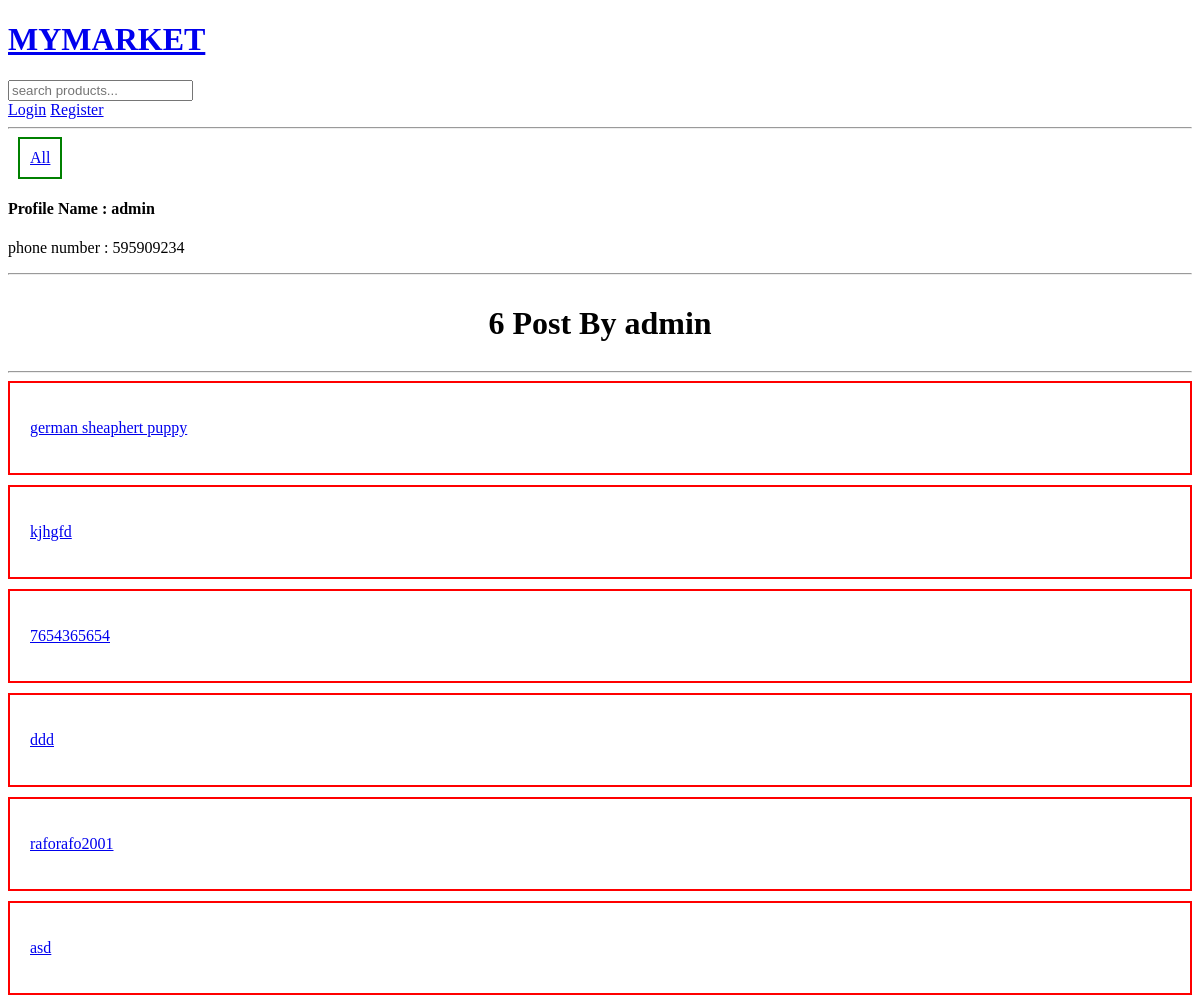
Page /profile/2/ on the earlier database version.
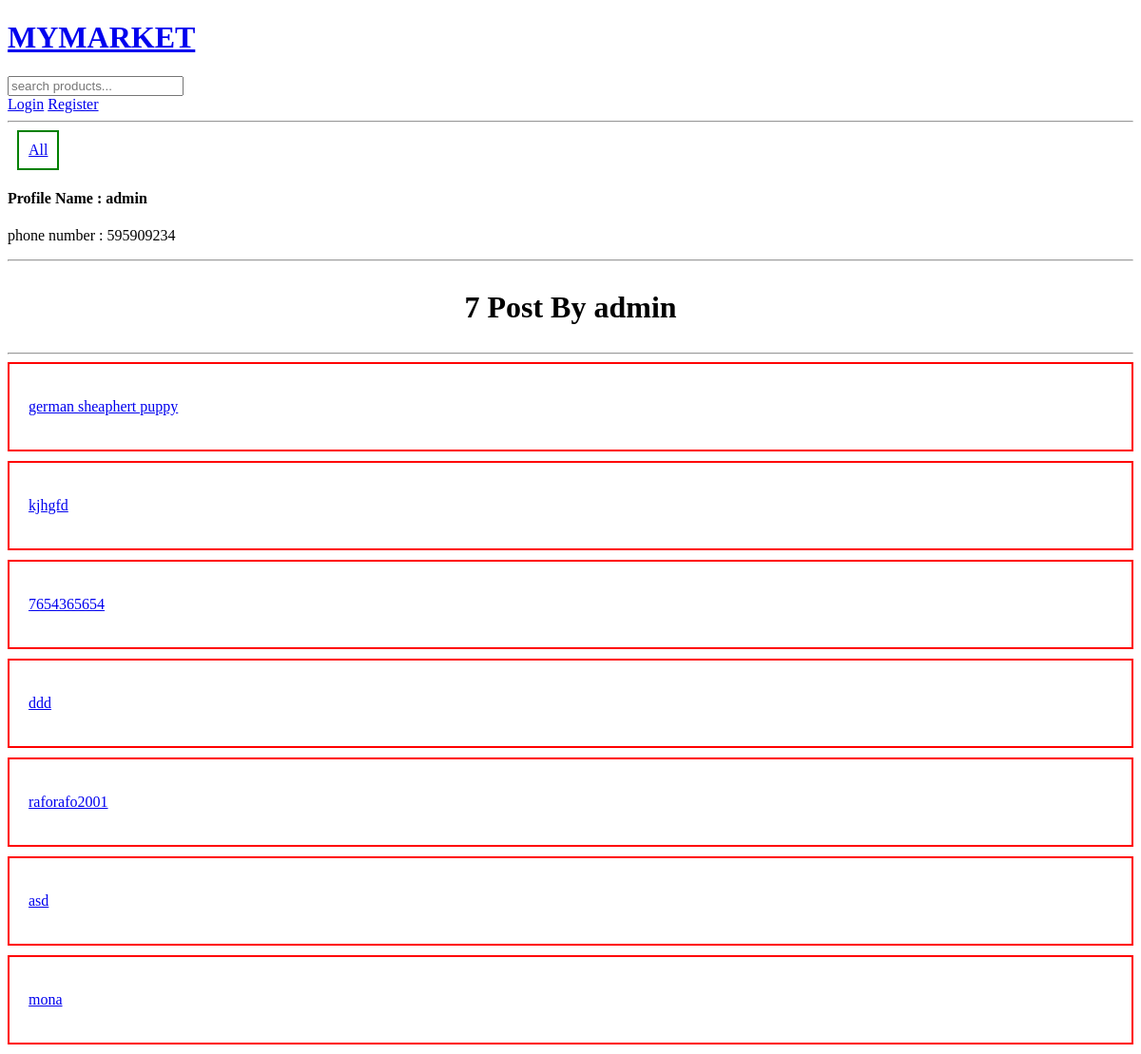
Same page on the later database version.
### base/models.py (models this page shows)
class Product(models.Model):
    name = models.CharField(max_length=40)
    host = models.ForeignKey(User, on_delete=models.SET_NULL, null=True)
    image = models.ImageField(default="yourphoto.jpeg", blank=True, null=True)
    description = models.TextField(null=True, blank=True)
    updated = models.DateTimeField(auto_now=True)
    created = models.DateTimeField(auto_now_add=True)
    phoneNumber = models.CharField(max_length=9, null=True, blank=True)
    category = models.ForeignKey(Category, on_delete=models.SET_NULL, null=True)
    class Meta:
        ordering = ["created", "updated"]
    def __str__(self):
        return self.name

### base/views.py (the view)
# urls.py: path('profile/<str:pk>/', views.profilepage, name="profile"),
def profilepage(request, pk):
    product = Product.objects.get(id=pk)
    products = Product.objects.all()
    count = 0
    for post in products:
        if post.host == product.host:
            count += 1
    context = {"product": product, "products": products, "length": count}
    return render(request, "profile.html", context)

### base/templates/profile.html
{% extends "main.html" %}
{% block content %}
    <h4>Profile Name : {{ product.host }}</h4>
    <p>phone number : {{ product.phoneNumber }}</p>
    <hr>
    <div style="display: flex;justify-content: center"><h1>{{ length }} Post By {{ product.host }}</h1></div>
    <hr>
    {% for post in products %}
        {% if post.host == product.host %}
            <a href="{% url 'product' post.id %}"><div style="border: 2px red solid;padding: 20px;margin-bottom: 10px"><p>{{ post }}</p></div></a>
        {% endif %}
    {% endfor %}
{% endblock %}

Differences in the rows shown:
added Product: name "mona"
Other differences:
{{ length }}: "6" → "7"
